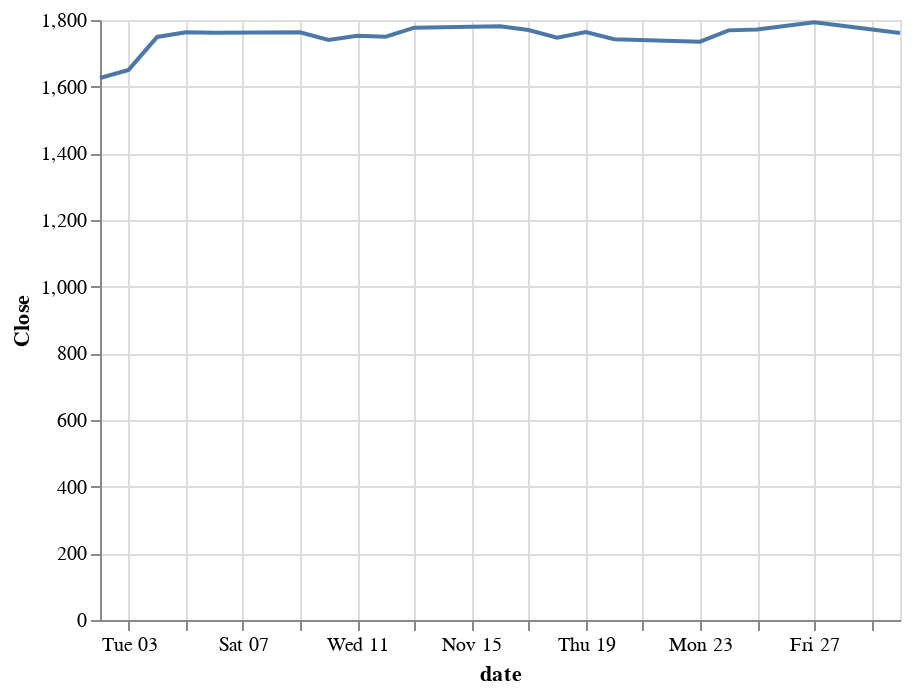

The notebook cell this image was saved under:
### Code cell
alt.Chart(data).mark_line().encode(
  x=('date'),
  y=('Close')
)

### Figure 1 — Vega-Lite specification as saved in the notebook (floating-point values rounded to 4 significant figures)
{"config": {"view": {"continuousWidth": 400, "continuousHeight": 300}}, "data": {"name": "data-784500ba19b21f0d4221c76f7e08af7d"}, "mark": "line", "encoding": {"x": {"type": "temporal", "field": "date"}, "y": {"type": "quantitative", "field": "Close"}}, "$schema": "https://vega.github.io/schema/vega-lite/v4.8.1.json", "datasets": {"data-784500ba19b21f0d4221c76f7e08af7d": [{"level_0": 0, "index": 0, "date": "2020-11-30T00:00:00", "4. close": 1761.0, "Close": 1761.0}, {"level_0": 1, "index": 1, "date": "2020-11-27T00:00:00", "4. close": 1793.0, "Close": 1793.0}, {"level_0": 2, "index": 2, "date": "2020-11-25T00:00:00", "4. close": 1771.0, "Close": 1771.0}, {"level_0": 3, "index": 3, "date": "2020-11-24T00:00:00", "4. close": 1769.0, "Close": 1769.0}, {"level_0": 4, "index": 4, "date": "2020-11-23T00:00:00", "4. close": 1735.0, "Close": 1735.0}, {"level_0": 5, "index": 5, "date": "2020-11-20T00:00:00", "4. close": 1742.0, "Close": 1742.0}, {"level_0": 6, "index": 6, "date": "2020-11-19T00:00:00", "4. close": 1764.0, "Close": 1764.0}, {"level_0": 7, "index": 7, "date": "2020-11-18T00:00:00", "4. close": 1747.0, "Close": 1747.0}, {"level_0": 8, "index": 8, "date": "2020-11-17T00:00:00", "4. close": 1770.0, "Close": 1770.0}, {"level_0": 9, "index": 9, "date": "2020-11-16T00:00:00", "4. close": 1781.0, "Close": 1781.0}, {"level_0": 10, "index": 10, "date": "2020-11-13T00:00:00", "4. close": 1777.0, "Close": 1777.0}, {"level_0": 11, "index": 11, "date": "2020-11-12T00:00:00", "4. close": 1750.0, "Close": 1750.0}, {"level_0": 12, "index": 12, "date": "2020-11-11T00:00:00", "4. close": 1753.0, "Close": 1753.0}, {"level_0": 13, "index": 13, "date": "2020-11-10T00:00:00", "4. close": 1740.0, "Close": 1740.0}, {"level_0": 14, "index": 14, "date": "2020-11-09T00:00:00", "4. close": 1763.0, "Close": 1763.0}, {"level_0": 15, "index": 15, "date": "2020-11-06T00:00:00", "4. close": 1762.0, "Close": 1762.0}, {"level_0": 16, "index": 16, "date": "2020-11-05T00:00:00", "4. close": 1763.0, "Close": 1763.0}, {"level_0": 17, "index": 17, "date": "2020-11-04T00:00:00", "4. close": 1749.0, "Close": 1749.0}, {"level_0": 18, "index": 18, "date": "2020-11-03T00:00:00", "4. close": 1650.0, "Close": 1650.0}, {"level_0": 19, "index": 19, "date": "2020-11-02T00:00:00", "4. close": 1626.0, "Close": 1626.0}]}}
